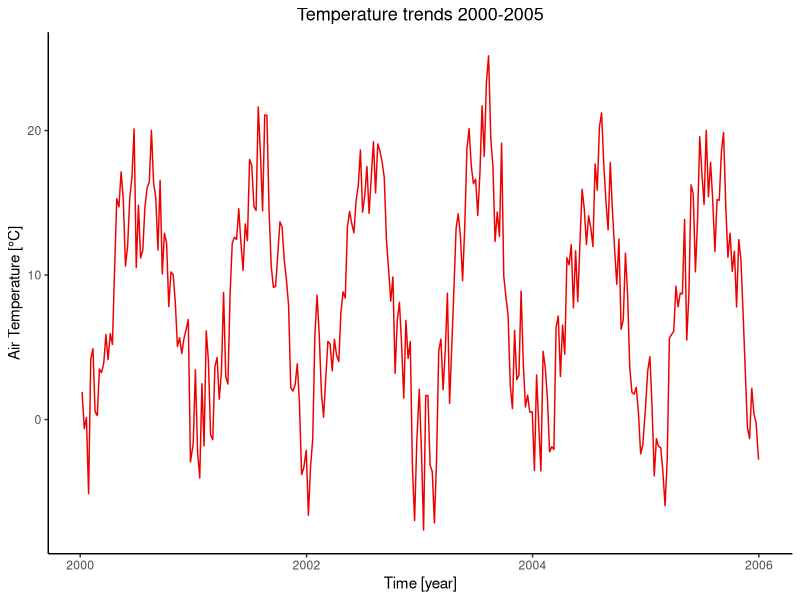
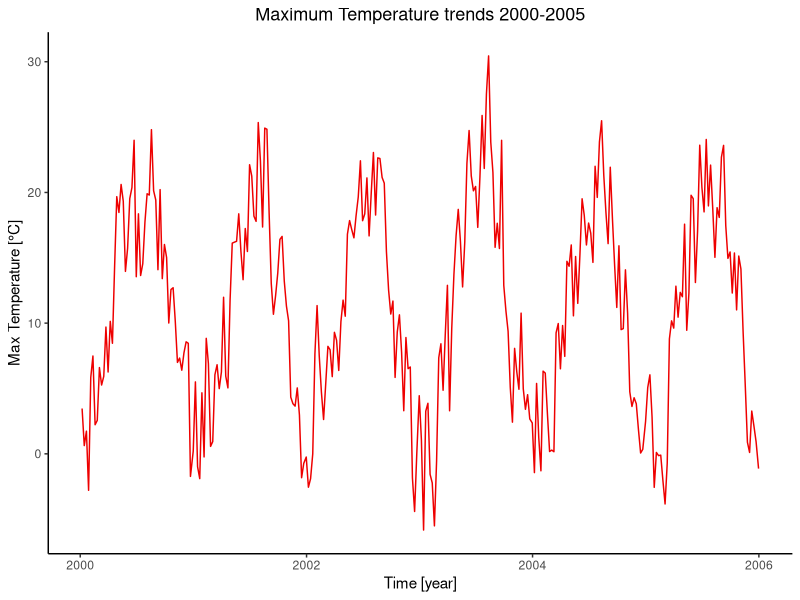
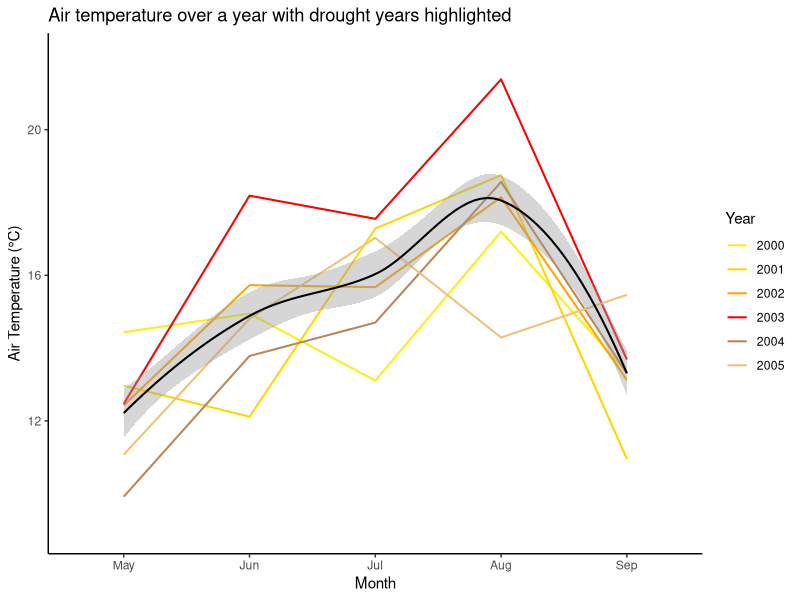
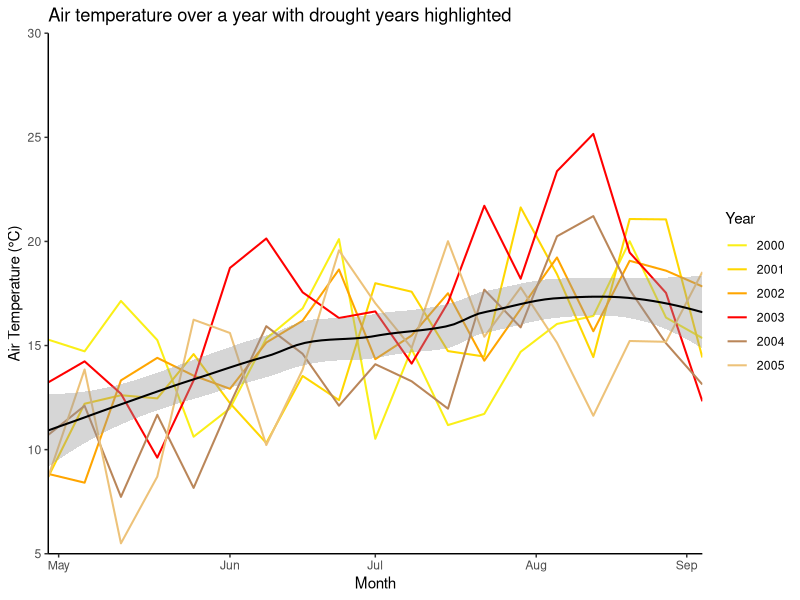
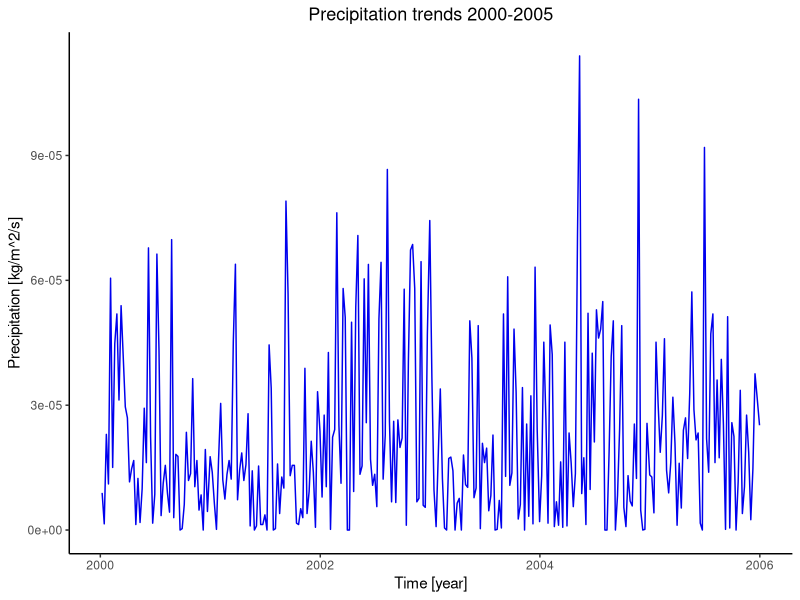

These charts were generated, in order, by the following R code: (Note: this script raises an error after producing the figures.)
####### Anomalies plotted #######
### Amended/final code script ###
### Tegan Williams March 2024 ###

#### Data loading & wrangling ####

# Libraries (required packages for data wrangling)
library(dplyr)
library(tidyverse)
library(ggplot2) 

# Load Meteorological Data
met_data <- read.csv("Data/DE-Hai-2000-2020-weekly_timeseries_metSM.csv", header = TRUE)
obs_data <- read.csv("Data/DE-Hai-2000-2020-weekly_timeseries_obs.csv", header = TRUE)
sm_data <- read.csv("Data/DE-Hai-2000-2020-weekly_timeseries_metSM.csv", header= TRUE)
climate_data <- read_csv("Data/DE-Hai_FLUXNET2015_DD_1989-2020_met.csv")

# Delete 2021 data from Met data set since only NA values (-9999)
rows_to_delete <- c(1093:1144)
met_data <- met_data[-rows_to_delete, ]

# Create new column for year, months and full dates 
rows_per_year <- 52
met_data$year <- rep(2000:2020, each = rows_per_year)
met_data$full_date <- as.Date(paste0(met_data$year, "-", met_data$doy), format = "%Y-%j")
met_data <- met_data %>%
  mutate(month = month(full_date, label = TRUE))

# Now filter datasets for fewer years
met_data$year <- as.numeric(met_data$year)
met2000to2005 <- met_data[met_data$year >= 2000 & met_data$year <= 2005, ]
met2015to2020 <- met_data[met_data$year >= 2015 & met_data$year <= 2020, ]

met2003 <- met_data[met_data$year >= 2003 & met_data$year <= 2003, ]
met2018 <- met_data[met_data$year >= 2018 & met_data$year <= 2018, ]

#### Plots of raw Meteorological data time series ####

# Air Temperature over Time for 2000 to 2005
ggplot(met2000to2005, aes(x = full_date, y = airt_C)) +
  geom_line(colour="red2") +
  theme(legend.position = "bottom", panel.background = element_blank(), axis.line = element_line(colour = "black")) + 
  labs(title="Temperature trends 2000-2005") + 
  theme(plot.title=element_text(size=13, hjust=0.5)) + # Title size and position
  xlab("Time [year]") + 
  ylab("Air Temperature [°C]")

# Max Air Temperature over Time for 2000-2005 --> EXACTLY THE SAME TRENDS
ggplot(met2000to2005, aes(x = full_date, y = maxt_C)) +
  geom_line(colour="red2") +
  theme(legend.position = "bottom", panel.background = element_blank(), axis.line = element_line(colour = "black")) + 
  labs(title="Maximum Temperature trends 2000-2005") + 
  theme(plot.title=element_text(size=13, hjust=0.5)) + 
  xlab("Time [year]") + 
  ylab("Max Temperature [°C]")


# plotting T over time for 5 consecutive years e.g., 2000-2005, to show the difference during drought years 
# plus add the 30-year mean temperature as well!
avg_monthly_temp <- met_data %>%
  group_by(year, month) %>%
  summarise(monthlyT = mean(airt_C, na.rm = TRUE))

avg_monthly_temp$year <- as.numeric(avg_monthly_temp$year)
avg_monthly_temp_05 <- avg_monthly_temp[avg_monthly_temp$year >= 2000 & avg_monthly_temp$year <= 2005, ]
avg_monthly_temp_20 <- avg_monthly_temp[avg_monthly_temp$year >= 2015 & avg_monthly_temp$year <= 2020, ]

met_data_with_avg_temp_05 <- left_join(met2000to2005, avg_monthly_temp_05, by = c("year", "month"))

ggplot(met_data_with_avg_temp_05, aes(x = month, y = monthlyT, colour = as.factor(year), group = year)) +
  geom_line(size = 0.7) +
  geom_smooth(method = 'loess', aes(group=1), colour = "black", size = 0.7) +
  scale_color_manual(values = c("#FAEF17", "#FFD700","#FFA500","red", "#BA8659", "#EDC279")) +
  labs(x = "Month", y = "Air Temperature (°C)", title = "Air temperature over a year with drought years highlighted", colour = "Year") +
  scale_x_discrete(limits = c("May", "Jun", "Jul", "Aug", "Sep")) +
  scale_y_continuous(limits = c(9, 22)) +
  theme(legend.position = "right", panel.background = element_blank(), axis.line = element_line(colour = "black"))

# Using weekly values without the mean monthly 
ggplot(met_data_with_avg_temp_05, aes(x = doy, y = airt_C, colour = as.factor(year), group = year)) +
  geom_line(size = 0.7) +
  geom_smooth(method = 'loess', aes(group=1), colour = "black", size = 0.7) +
  scale_color_manual(values = c("#FAEF17", "#FFD700","#FFA500","red", "#BA8659", "#EDC279")) +
  labs(x = "Month", y = "Air Temperature (°C)", title = "Air temperature over a year with drought years highlighted", colour = "Year") +
  scale_x_continuous(breaks = c(121, 154, 182, 213, 242), 
                     labels = c("May", "Jun", "Jul", "Aug", "Sep"),
                     expand = c(0, 0),
                     limits = c(119, 245)) +
  scale_y_continuous(expand = c(0, 0),
                     limits = c(5,30)) +
  theme(legend.position = "right", panel.background = element_blank(), axis.line = element_line(colour = "black"))


# Precipitation over Time
ggplot(met2000to2005, aes(x = full_date, y = precip_kgm2s)) +
  geom_line(colour="blue2") +
  theme(legend.position = "bottom", panel.background = element_blank(), axis.line = element_line(colour = "black"), 
        plot.title=element_text(size=13, hjust=0.5)) + # Title size and position
  labs(title="Precipitation trends 2000-2005") + 
  xlab("Time [year]") + 
  ylab("Precipitation [kg/m^2/s]")


#### Temperature Anomalies ####

# Reference period 1989-2020
climate_data <- climate_data %>%
  mutate(TIMESTAMP = as.character(TIMESTAMP),
         year = year(as.Date(TIMESTAMP, format = "%Y%m%d")),
         month = month(as.Date(TIMESTAMP, format = "%Y%m%d")),
         doy = yday(as.Date(TIMESTAMP, format = "%Y%m%d")))

# Plotting weekly temperature anomalies over Time

weekly_average_temp_data <- climate_data %>%
  group_by(week = ceiling(as.numeric(doy)/7)) %>%
  summarise(AverageWeeklyMeanT = mean(MeanT, na.rm = TRUE))

weekly_temp_data <- climate_data %>%
  group_by(year, week = ceiling(as.numeric(doy)/7)) %>%
  summarise(WeeklyMeanT = mean(MeanT, na.rm = TRUE))

# find the anomaly values
weekly_temp_merged_data <- merge(weekly_average_temp_data, weekly_temp_data, by = "week", all.x = TRUE)
weekly_temp_merged_data$tempAnomaly <- weekly_temp_merged_data$WeeklyMeanT - weekly_temp_merged_data$AverageWeeklyMeanT
weekly_temp_percentile_90 <- quantile(weekly_temp_merged_data$tempAnomaly, 0.9, na.rm = TRUE)
weekly_temp_percentile_0 <- quantile(weekly_temp_merged_data$tempAnomaly, 0, na.rm = TRUE)
weekly_temp_percentile_95 <- quantile(weekly_temp_merged_data$tempAnomaly, 0.95, na.rm = TRUE)

weekly_temp_anomaly_data <- weekly_temp_merged_data %>%
  filter(tempAnomaly > weekly_temp_percentile_0)
weekly_temp_anomaly_data90 <- weekly_temp_merged_data %>%
  filter(tempAnomaly > weekly_temp_percentile_90)
weekly_temp_anomaly_data95 <- weekly_temp_merged_data %>%
  filter(tempAnomaly > weekly_temp_percentile_95)

min(weekly_temp_anomaly_data95$tempAnomaly)
max(weekly_temp_anomaly_data95$tempAnomaly)


temp_anomaly_data$year <- as.factor(temp_anomaly_data$year)
temp_anomaly_data$doy <- as.factor(temp_anomaly_data$doy)

weekly_temp_anomaly_data$year <- as.factor(weekly_temp_anomaly_data$year)
weekly_temp_anomaly_data$week <- as.numeric(weekly_temp_anomaly_data$week)


# creating a new column to group into drought vs non-drought years 
# based on their max value (e.g., >6.5 temp anomaly)

# Create new column 'drought_status' and initialise it with 'non-drought'

temp_anomaly_data_summer <- weekly_temp_anomaly_data[weekly_temp_anomaly_data$week >= 18 & weekly_temp_anomaly_data$week <= 36, ]
drought_years <- temp_anomaly_data_summer %>%
  filter(tempAnomaly > 6.5) %>%
  pull(year) %>%
  unique()
temp_anomaly_data_summer['Drought_Status'] = '1989-2020'
temp_anomaly_data_summer$Drought_Status[temp_anomaly_data_summer$year %in% drought_years] <- as.character(temp_anomaly_data_summer$year[temp_anomaly_data_summer$year %in% drought_years])
temp_anomaly_data_summer$Drought_Status <- as.factor(temp_anomaly_data_summer$Drought_Status)

min(temp_anomaly_data_summer$tempAnomaly)

palette_anomalies1 <- c("#D6D6D686", "#29B071", "#2C78DB", "#C93402")
palette_anomalies2 <-c("#D6D6D686", "#DB2C95", "#11A0D9", "#8A3FBF")
palette_anomalies3 <- c("#D6D6D686", "#990AFF", "#126DFF", "#FF19AB")
palette_anomalies <- c("#D6D6D686", "#D6A400", "#3EA85A", "#B80422")

colourblind_palette <- c("#D4D4D4C4","#329FD6", "#C20502", "#9E21C4")

temp_anomaly_plot <- ggplot(temp_anomaly_data_summer, aes(x = week, y = tempAnomaly, colour = Drought_Status, group = year)) +
  geom_line(size = 0.8) +
  geom_hline(yintercept = 0, size = 0.4, colour = "black") +
  geom_hline(yintercept = 4.69, linetype = "dashed", size = 0.7, colour = "#FC6C19BE") +
  # geom_text(aes(x = 35.2, y = -0.4, label = "Norm"), colour = "black") + 
  # geom_text(aes(x = 34, y = 5.2, label = "95th percentile"), colour = "darkorange", size = 3) + 
  labs(title = "",
       x = "Summer months",
       y = "Air temperature anomaly (°C)",
       colour = "Year:") +
  scale_colour_manual(values = palette_anomalies) +
  theme(legend.position = "bottom", panel.background = element_blank(), axis.line = element_line(colour = "black"), 
        plot.title = element_text(size=12, hjust=0.5),
        axis.title = element_text(size=11),
        axis.text = element_text(size=9),
        legend.title = element_text(size = 11, face = "bold", ),
        legend.text = element_text(size = 11),
        plot.margin = margin(1, 1, 1, 1, "cm")) +
  scale_x_continuous(breaks = c(18, 22, 27, 32, 36), 
                     labels = c("May", "Jun", "Jul", "Aug", "Sep"),
                     expand = c(0, 0),
                     limits = c(18, 36)) +
  scale_y_continuous(expand = c(0, 0),
                     limits = c(-6,8))

plot(temp_anomaly_plot)

dev.off()

# Save the plot as a PNG file to GitHub
ggsave("temp_anomaly_plot.png", path = "Plots/Anomalies", plot = temp_anomaly_plot, width = 7, height = 5, dpi = 500)


#### Deep Soil Moisture Anomalies ####

# Reference period 2000-2020
sm_reference_period <- met_data %>%
  filter(year >= 2000 & year <= 2020) %>%
  group_by(doy) %>%
  summarize(smAverage = mean(SWC_1, na.rm = TRUE))

# Merge with the main data
sm_merged_data <- merge(met_data, sm_reference_period, by = "doy", all.x = TRUE)

# Calculate soil moisture anomalies
sm_merged_data$smAnomaly <- sm_merged_data$SWC_1 - sm_merged_data$smAverage

# Calculate the 90th percentile of sm anomalies
sm_percentile_95 <- quantile(sm_merged_data$smAnomaly, 0.95, na.rm = TRUE)
sm_percentile_90 <- quantile(sm_merged_data$smAnomaly, 0.9, na.rm = TRUE)
sm_percentile_0 <- quantile(sm_merged_data$smAnomaly, 0, na.rm = TRUE)
sm_percentile_10 <- quantile(sm_merged_data$smAnomaly, 0.1, na.rm = TRUE)

# Filter only values in the upper 90th percentile
sm_anomaly_data <- sm_merged_data %>%
  filter(smAnomaly > sm_percentile_0)

sm_anomaly_data90 <- sm_merged_data %>%
  filter(smAnomaly > sm_percentile_90)

sm_anomaly_data95 <- sm_merged_data %>%
  filter(smAnomaly > sm_percentile_95)

sm_anomaly_data10 <- sm_merged_data %>%
  filter(smAnomaly > sm_percentile_10)

min(sm_anomaly_data95$smAnomaly)

sm_anomaly_data$year <- as.factor(sm_anomaly_data$year)
sm_anomaly_data$doy <- as.factor(sm_anomaly_data$doy)

sm_anomaly_data_filtered <- sm_anomaly_data[c("year", "doy", "smAverage", "smAnomaly")]
sm_anomaly_data_filtered$year <- as.factor(sm_anomaly_data_filtered$year)
sm_anomaly_data_filtered$doy <- as.numeric(sm_anomaly_data_filtered$doy)

# Create new column 'drought_status' and initialise it with 'non-drought'
sm_anomaly_data_summer <- sm_anomaly_data_filtered %>%
  filter(doy %in% c(18:36))

sm_drought_years <- sm_anomaly_data_summer%>%
  filter(year %in% c(2003,2010,2018)) %>%
  pull(year) %>%
  unique()

sm_anomaly_data_summer['Drought_Status'] = '2000-2020'

sm_anomaly_data_summer <- sm_anomaly_data_summer %>%
  mutate(Drought_Status = ifelse(year %in% sm_drought_years, as.character(year), Drought_Status))

sm_anomaly_data_summer$Drought_Status <- as.factor(sm_anomaly_data_summer$Drought_Status)
sm_anomaly_data_summer$year <- as.factor(sm_anomaly_data_summer$year)
sm_anomaly_data_summer$doy <- as.numeric(sm_anomaly_data_summer$doy)
sm_anomaly_data_summer$smAnomaly <- as.numeric(sm_anomaly_data_summer$smAnomaly)

sm_anomaly_data_filtered10 <- sm_anomaly_data_summer %>%
  filter(smAnomaly > sm_percentile_10)

deficit_data <- sm_anomaly_data_summer %>%
  filter(smAnomaly < 0)
drought_threshold <- quantile(deficit_data$smAnomaly, 0.05)
minimum_deficit <- deficit_data %>%
  mutate(Drought_Status = ifelse(smAnomaly < drought_threshold, "Drought", "No Drought"))

drought_threshold95 <- minimum_deficit %>%
  filter(Drought_Status == "Drought")

max(drought_threshold95$smAnomaly)

# threshold for 80th percentile is -8.06
# threshold for 90th percentile is -9.43
# threshold for 95th percentile is -9.93

palette_before <- c("#D4D4D4C4", "#178A86", "#0F5596", "#B51717")

# Plotting soil moisture anomalies
sm_anomaly_plot <- ggplot(sm_anomaly_data_summer, aes(x = doy, y = smAnomaly, group = year, colour = Drought_Status)) +
  geom_line(size = 0.8) +
  geom_hline(yintercept = 0, size = 0.4, colour = "black") +
  geom_hline(yintercept = -8.06, linetype = "dashed", size = 0.7, colour = "#FC6C19BE") +
  # geom_text(aes(x = 35.1, y = 1, label = "Norm"), colour = "black") + 
  # geom_text(aes(x = 34, y = -7, label = "80th percentile"), colour = "darkorange", size = 3) +  
  labs(title = "",
       x = "Summer months",
       y = "Deep soil moisture anomaly (mm)",
       colour = "Year:") +
  scale_colour_manual(values = palette_anomalies) +
  theme(legend.position = "bottom", panel.background = element_blank(), axis.line = element_line(colour = "black"), 
        plot.title = element_text(size=12, hjust=0.5),
        axis.title = element_text(size=11),
        axis.text = element_text(size=9),
        legend.title = element_text(size = 11, face = "bold", ),
        legend.text = element_text(size = 11),
        plot.margin = margin(1, 1, 1, 1, "cm")) +
  scale_x_continuous(breaks = c(18, 22, 27, 32, 36), 
                     labels = c("May", "Jun", "Jul", "Aug", "Sep"),
                     expand = c(0, 0),
                     limits = c(18, 36)) +
  scale_y_continuous(expand = c(0, 0),
                     limits = c(-15,15))

plot(sm_anomaly_plot)

ggsave("sm_anomaly_plot.png", path = "Plots/Anomalies", plot = sm_anomaly_plot, width = 7, height = 5, dpi = 500)


#### Combined plots ####

library(gridExtra)

(combined_anomaly_plot <- grid.arrange(temp_anomaly_plot, sm_anomaly_plot, nrow = 2, layout_matrix = rbind(c(1, 2)), heights = c(1, 1)))

# Display the combined plot
print(combined_anomaly_plot)

# Save plot

ggsave("combined_anomaly_plot.png", path = "Plots/Anomalies", plot = combined_anomaly_plot, width = 10, height = 8)
